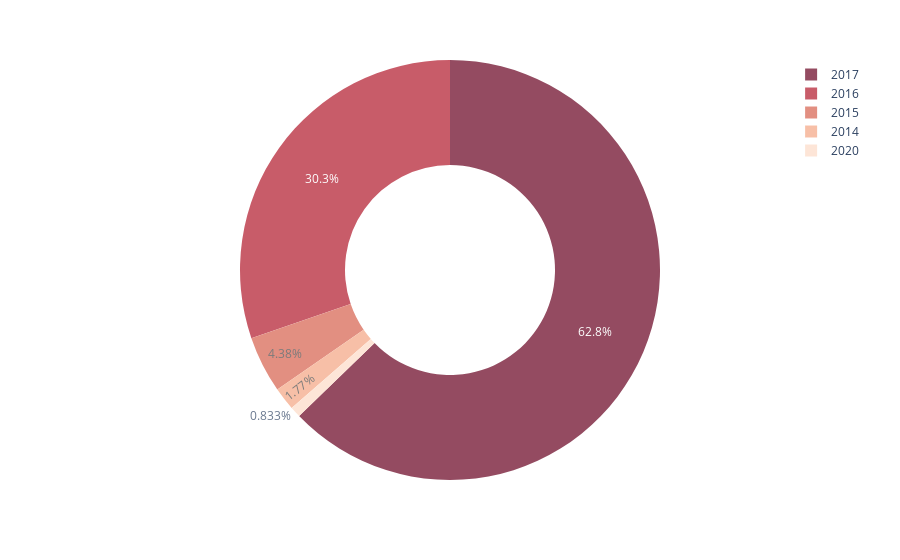

The cell this chart's notebook holds for it:
### Code cell
fig = px.pie(df, values="commentsCount", names="year",
             color_discrete_sequence=px.colors.sequential.RdBu,
             opacity=0.7, hole=0.5)
fig.show()

### Figure 1 — Plotly figure (JSON) as saved in the notebook; plotly's stock layout.template omitted (floating-point values rounded to 4 significant figures; data arrays with more than 128 entries replaced by an {"elided": "..."} marker saying what was removed)
{"data": [{"domain": {"x": [0, 1], "y": [0, 1]}, "hole": 0.5, "hovertemplate": "year=%{label}<br>commentsCount=%{value}<extra></extra>", "labels": {"elided": "191 int values"}, "legendgroup": "", "name": "", "opacity": 0.7, "showlegend": true, "type": "pie", "values": {"elided": "191 int values"}}], "layout": {"autosize": true, "legend": {"tracegroupgap": 0}, "margin": {"t": 60}, "piecolorway": ["rgb(103,0,31)", "rgb(178,24,43)", "rgb(214,96,77)", "rgb(244,165,130)", "rgb(253,219,199)", "rgb(247,247,247)", "rgb(209,229,240)", "rgb(146,197,222)", "rgb(67,147,195)", "rgb(33,102,172)", "rgb(5,48,97)"]}}
